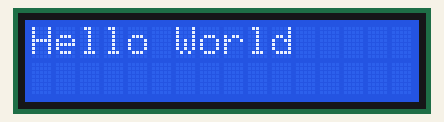
This sketch was run on a simulated Arduino Uno, built with avr-gcc and run on an emulated ATmega328P. Parts: 16×2 character LCD.

Above: at 0.1 s.
At 3.1 s:
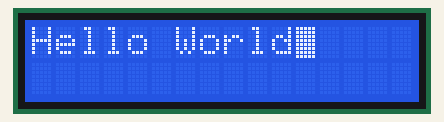

Measured:
- what the display in image 1 shows lasts 3.0 s, from 3.1 s to 6.1 s

The sketch:

05-LCD_Blink.ino
```cpp
#include <LiquidCrystal.h>
const int rs = 10, en = 9, d4 = 8, d5 = 7, d6 = 6, d7 = 5;
LiquidCrystal lcd(rs, en, d4, d5, d6, d7);
void setup() {
  lcd.begin(16, 2);
  lcd.print("Hello World");
  lcd.display();
}

void loop() {
  lcd.noBlink();
  delay(3000);
  lcd.blink();
  delay(3000);
  /*
  lcd.noDisplay();
  delay(500);
  lcd.display();
  delay(500);
  */
}
```
